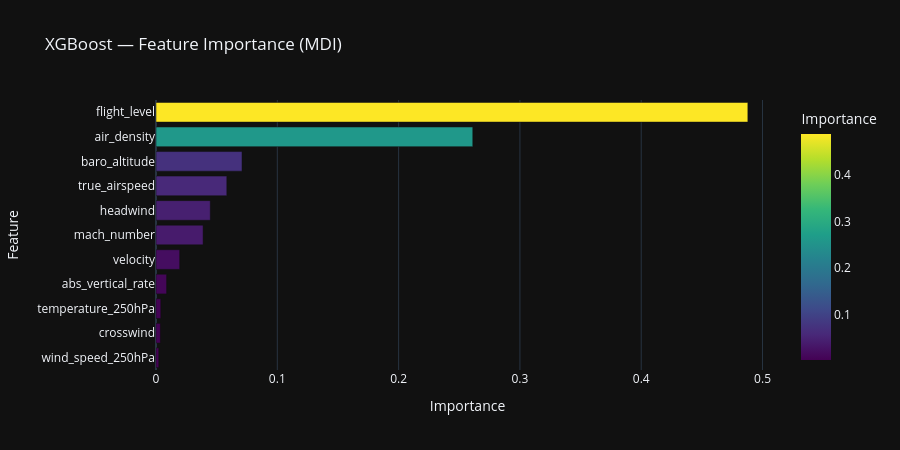

The code cell stored with this chart in its notebook:
### Code cell
# --- 5c. Feature Importance (MDI) ---

# Get the underlying model from the pipeline
trained_model = best_pipeline.named_steps['model']

if hasattr(trained_model, 'feature_importances_'):
    importances = trained_model.feature_importances_
    feat_imp = pd.DataFrame({
        'Feature': FEATURES,
        'Importance': importances
    }).sort_values('Importance', ascending=True)
    
    fig = px.bar(
        feat_imp, x='Importance', y='Feature',
        orientation='h',
        title=f'{best_name} — Feature Importance (MDI)',
        template='plotly_dark',
        color='Importance',
        color_continuous_scale='Viridis'
    )
    fig.update_layout(height=450, showlegend=False)
    fig.show()
    
    print('\nTop 5 Most Important Features:')
    for _, row in feat_imp.tail(5).iloc[::-1].iterrows():
        print(f'  {row["Feature"]:25s} {row["Importance"]:.4f}')

### Figure 1 — Plotly figure (JSON) as saved in the notebook; plotly's stock layout.template omitted (floating-point values rounded to 4 significant figures)
{"data": [{"hovertemplate": "Importance=%{marker.color}<br>Feature=%{y}<extra></extra>", "legendgroup": "", "marker": {"color": [0.002275, 0.003595, 0.003964, 0.008729, 0.01953, 0.03883, 0.04473, 0.05838, 0.07092, 0.2611, 0.4879], "coloraxis": "coloraxis", "pattern": {"shape": ""}}, "name": "", "orientation": "h", "showlegend": false, "textposition": "auto", "type": "bar", "x": [0.002275, 0.003595, 0.003964, 0.008729, 0.01953, 0.03883, 0.04473, 0.05838, 0.07092, 0.2611, 0.4879], "xaxis": "x", "y": ["wind_speed_250hPa", "crosswind", "temperature_250hPa", "abs_vertical_rate", "velocity", "mach_number", "headwind", "true_airspeed", "baro_altitude", "air_density", "flight_level"], "yaxis": "y"}], "layout": {"barmode": "relative", "coloraxis": {"colorbar": {"title": {"text": "Importance"}}, "colorscale": [[0, "#440154"], [0.1111, "#482878"], [0.2222, "#3e4989"], [0.3333, "#31688e"], [0.4444, "#26828e"], [0.5556, "#1f9e89"], [0.6667, "#35b779"], [0.7778, "#6ece58"], [0.8889, "#b5de2b"], [1, "#fde725"]]}, "height": 450, "legend": {"tracegroupgap": 0}, "showlegend": false, "title": {"text": "XGBoost — Feature Importance (MDI)"}, "xaxis": {"anchor": "y", "domain": [0, 1], "title": {"text": "Importance"}}, "yaxis": {"anchor": "x", "domain": [0, 1], "title": {"text": "Feature"}}}}
